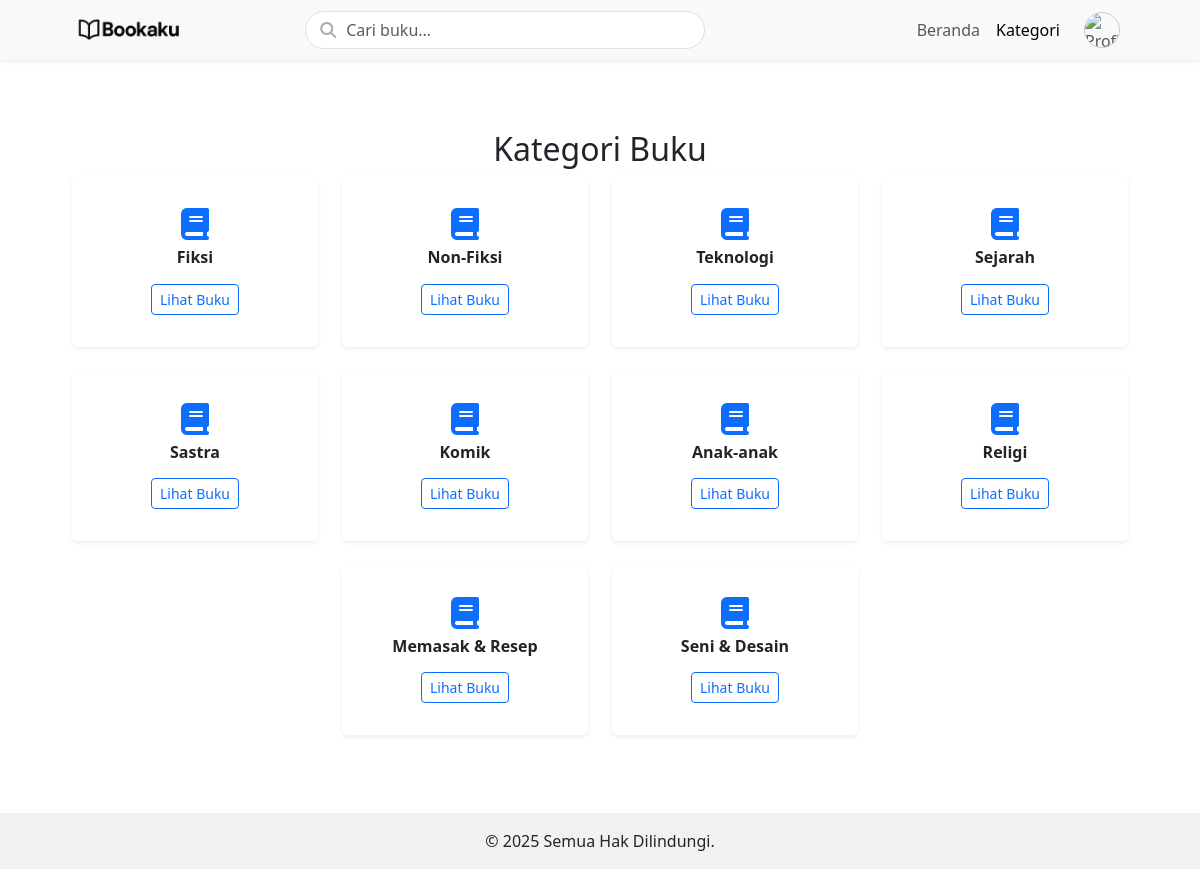
/User/kategori.php, run on the app's committed database.
### tables this page shows
CREATE TABLE `kategori` (
  `id_kategori` int NOT NULL,
  `nama_kategori` varchar(100) NOT NULL
);

### User/kategori.php (the view, shortened to what this page needs)
<!DOCTYPE html>
<html lang="id">
<head>
    <link href="https://cdn.jsdelivr.net/npm/bootstrap@5.3.0/dist/css/bootstrap.min.css" rel="stylesheet">
    <link rel="stylesheet" href="https://cdnjs.cloudflare.com/ajax/libs/font-awesome/6.5.0/css/all.min.css">
</head>
<body>
    <?php
    include 'navbar.php';
    ?>
    <main class="main-content container">
        <h2 class="text-center">Kategori Buku</h2>
        <div class="row justify-content-center">
            <?php
            $query = "SELECT * FROM kategori";
            $result = mysqli_query($conn, $query);
            while ($row = mysqli_fetch_assoc($result)) {
                echo '
                <div class="col-6 col-sm-4 col-md-3 mb-4">
                    <div class="card kategori-card shadow-sm text-center p-3 border-0">
                        <div class="card-body">
                            <i class="fas fa-book fa-2x mb-2 text-primary"></i>
                            <h6 class="card-title fw-semibold">' . htmlspecialchars($row['nama_kategori']) . '</h6>
                            <a href="kategori_detail.php?id=' . $row['id_kategori'] . '" class="btn btn-outline-primary btn-sm mt-2">Lihat Buku</a>
                        </div>
                    </div>
                </div>';
            }
            ?>
        </div>
    </main>
    <?php include 'footer.php'; ?>
</body>
</html>

### User/kategori.php (style rules this page uses)
html, body { height: 100%; margin: 0; padding: 0; font-family: 'Poppins', sans-serif; background-color: #f8f9fa; }
body { padding-top: 70px; }
body { display: flex; flex-direction: column; }
.main-content { flex: 1; padding-top: 60px; padding-bottom: 30px; }
.kategori-card { transition: transform 0.3s ease, box-shadow 0.3s ease; background-color: #fff; border-radius: 16px; }
h2 { font-weight: 600; margin-bottom: 2rem; }

### User/navbar.php (style rules this page uses)
body { padding-top: 70px; }

### User/footer.php (style rules this page uses)
.container { width: 90%; margin: 0 auto; }

### data on the page
kategori: nama_kategori "Fiksi"
kategori: nama_kategori "Non-Fiksi"
kategori: nama_kategori "Teknologi"
kategori: nama_kategori "Sejarah"
kategori: nama_kategori "Sastra"
kategori: nama_kategori "Komik"
kategori: nama_kategori "Anak-anak"
kategori: nama_kategori "Religi"
kategori: nama_kategori "Memasak & Resep"
kategori: nama_kategori "Seni & Desain"
